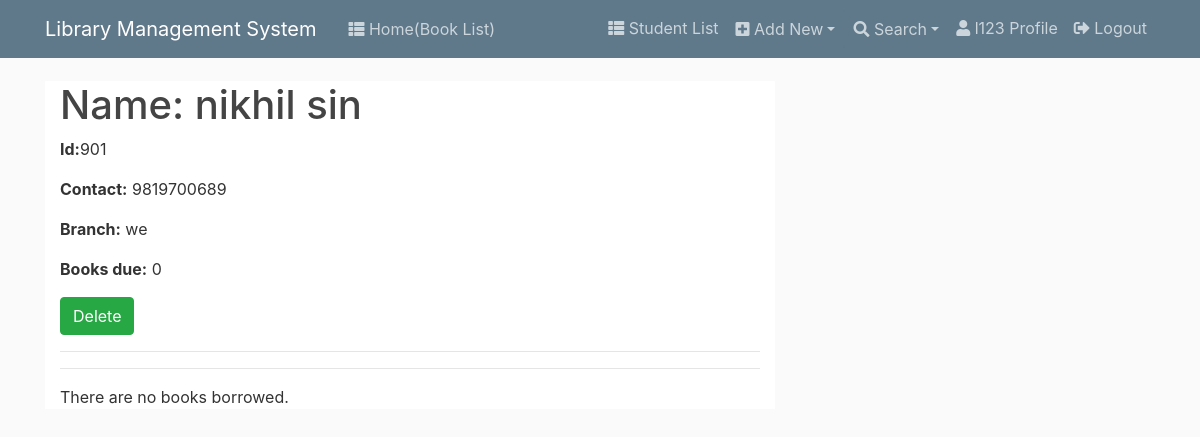
Screenshot of /student/5/ (signed in) with the database file from the repository.
### lapp/models.py (models this page shows, shortened)
class Student(models.Model):
    roll_no = models.CharField(max_length=10,unique=True)
    name = models.CharField(max_length=10)
    branch = models.CharField(max_length=3)
    contact_no = models.CharField(max_length=10)
    total_books_due=models.IntegerField(default=0)
    email=models.EmailField(unique=True)
    password=models.CharField(max_length=8, default=1234)

### lapp/views.py (the view)
# urls.py: path('student/<int:pk>/', lib_views.StudentDetail, name='student-detail'),
@login_required
def StudentDetail(request, pk):
    student = get_object_or_404(Student, id=pk)
    bor=Borrower.objects.filter(student=student)
    return render(request, 'librarian/student_detail.html', locals())

### lapp/templates/librarian/student_detail.html (shortened to what this page needs)
{% extends "librarian/base.html" %}
{% block content %}
    <div class="container bg bg-white">
    <div class="container-fliud">
    <div class="wrapper row">
        <div class="details col-6">
            <h1>Name: {{ student.name }}</h1>
            <p><strong>Id:</strong>{{ student.roll_no }}</p>
            <p><strong>Contact:</strong> {{ student.contact_no }}</p>
            <p><strong>Branch:</strong> {{ student.branch }}</p>
            {% if user.is_superuser %}
            <p><strong>Books due:</strong> {{ student.total_books_due }}</p>
                <a class="btn btn-success" href="#">Delete</a>
            {% endif %}
        </div>
    </div>
    <hr>
    <hr>
 {% if user.is_superuser %}
    {% if bor %}
        <table class="table table-borderless">
            <thead class="border-bottom font-weight-bold">
                <tr>
                    <td>Book Name</td>
                    <td>Book Author</td>
                    <td>Issue Date</td>
                    <td>Return Date</td>
                </tr>
            </thead>
            <tbody>
                {% for book in bor %}
                    <tr>
                        <td>
                            <a href="{{ book.book.get_absolute_url }}">{{ book.book.title }}</a>
                        </td>
                        <td>{{ book.book.author }}</td>
                        <td>{{ book.issue_date }}</td>
                        <td>{{ book.return_date }}</td>
                        <td>
                            <a class="btn btn-success" href="{% url 'ret' pk=book.id %}">Return</a>
                        </td>
                    </tr>
                {% endfor %}
            </tbody>
        </table>
    {% else %}
        <p>There are no books borrowed.</p>
    {% endif %}
  {% endif %}
{% endblock %}

### lapp/templates/librarian/base.html (shortened to what this page needs)
{% load static %}
<!DOCTYPE html>
<html>
<head>
    <link rel="stylesheet" href="https://maxcdn.bootstrapcdn.com/bootstrap/4.0.0/css/bootstrap.min.css">
    <link rel="stylesheet" href="https://cdnjs.cloudflare.com/ajax/libs/font-awesome/5.11.2/css/all.min.css">
    <link rel="stylesheet" href="{% static 'librarian/main.css' %}">
</head>
<body>
    <header class="site-header">
        <nav class="navbar navbar-expand-md navbar-dark bg-steel fixed-top">
          <div class="container">
            <a class="navbar-brand mr-4" href="{% url 'about' %}">Library Management System</a>
            <div class="collapse navbar-collapse" id="navbarToggle">
              <div class="navbar-nav mr-auto">
                {% if user.is_authenticated or user.is_superuser %}
                  <a class="nav-item nav-link" href="{% url 'index' %}"><i class="fas fa-th-list"></i> Home(Book List)</a>
                {% endif %}
              </div>
              <div class="nav navbar-nav navbar-right">
                {% if user.is_superuser %}
                  <a class="nav-item nav-link" href="{% url 'student-list' %}"><i class="fas fa-th-list"></i> Student List</a>
                  <div class="dropdown float">
                    <button type="button" class="btn bg-steel dropdown-toggle nav-link" data-toggle="dropdown"><i class="fas fa-plus-square"></i> Add New</button>
                  </div>
                  <div class="dropdown float">
                      <button type="button" class="btn bg-steel dropdown-toggle nav-link" data-toggle="dropdown"><i class="fas fa-search"></i> Search</button>
                  </div>
                  <a class="nav-item nav-link" href="{% url 'profile' %}"><i class="fas fa-user"></i> {{ request.user }} Profile</a>
                  <a class="nav-item nav-link" href="{% url 'logout' %}"><i class="fas fa-sign-out-alt"></i> Logout</a>
                {% endif %}
               </div>
            </div>
          </div>
        </nav>
    </header>
    <div class="row">
      <div class="col-md-12">
      </div>
    </div>
    <main role="main" class="container">
      <div class="row">
        <div class="{% if page_name == 'about' %} col-12 {% else %} col-md-8 {% endif %}">
          {% block content %}{% endblock %}
        </div>
      </div>
    </main>
  </body>
</html>

### static/librarian/main.css (style rules this page uses)
body { background: #fafafa; color: #333333; margin-top: 5rem; }
h1, h2, h3, h4, h5, h6 { color: #444444; }
.bg-steel { background-color: #5f788a; }
.site-header .navbar-nav .nav-link { color: #cbd5db; }

### rows the page displays
Student: name "nikhil sin", roll_no "901", contact_no "9819700689", branch "we", total_books_due "0"

### other values shown
{{ request.user }} "l123"
